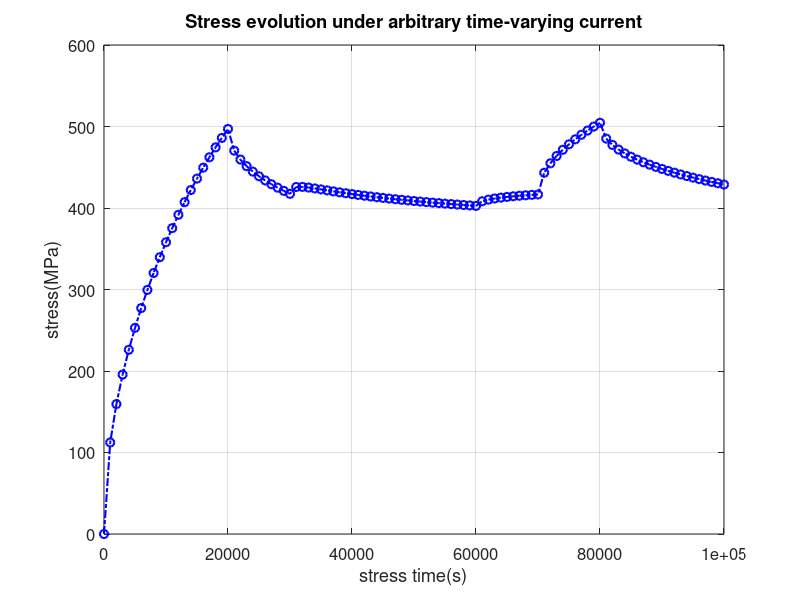

Source code (MATLAB):
%
% Author: VSCLAB,UCR
% Date: 03/07/2016   
% Purpose    : Stress evolution under arbitrary time-varying current
% density and temperature stressing (piecewise constant)
% Return     : stress (EM stress+residual stress)

clc
clear

%%%%%%%%%%%%%%%%%%%%%%%%%%%%%%%%%%%%%%%%%%%%%%%%%%%%%%%%%%%%%%%%%%%%%%%%%%%%%%%%%
% Model parameters:                                                             %
% B: Effective bulk elasticity modulus                                          %
% Omega: Atomic lattice volume                                                  %
% kB: Boltzmann constant                                                        %
% L: Wire length                                                                %
% rstress: Residual stress                                                      %
% q*Z: Effective charge of migrating atoms                                      %
% Ea: Activation energy                                                         %
% Da: Effective atomic diffusivity                                              %
% resistivity_Cu: Copper resistivity                                             %
%%%%%%%%%%%%%%%%%%%%%%%%%%%%%%%%%%%%%%%%%%%%%%%%%%%%%%%%%%%%%%%%%%%%%%%%%%%%%%%%%
B = 1e11; %(Pa)
Omega = 1.66e-29; %(m^3)
kB = 1.38e-23; %(m^2.kg.s^2.K^-1)
L = 1e-4; %(m) 
rstress=0; %(Pa) 
Z = 10; 
q = 1.6e-19; %(C)
Ea = 0.86*q; 
resistivity_Cu = 3e-8; %(Ohm.m)
D0 = 7.56e-5; % (m^2.s^-1) 
theta = 4*q*Z*resistivity_Cu/Omega/L;

%%%%%%%%%%%%%%%%%%%%%%%%%%%%%%%%%%%%%%%%%%%%%%%%%%%%%%%%%%%%%%%%%%%%%%%%%%%%%%%%%
% Simulation parameters:                                                        %
% curden: Current density                                                       %
% loc: Coordinate along the wire                                                %
% tmax: Maximum stress time                                                     %
% tstep: Time step                                                              %
% T: Temperature                                                                %
%%%%%%%%%%%%%%%%%%%%%%%%%%%%%%%%%%%%%%%%%%%%%%%%%%%%%%%%%%%%%%%%%%%%%%%%%%%%%%%%%
curden0 = 5e9; %(A.m^-2)
tmax = 1e5; %(s);
tstep = 1e3; %(s)
t = 0:tstep:tmax;
loc = 0; % cathode end
M = size(t,2);
curden = zeros(M,1); %current density
T = zeros(M,1); 

%%%%%%%%%%%%%%%%%%%%%%%%%%%%%%%%%%%%%%%%%%%%%%%%%%%%%%%%%%%%%%%%%%%%%%%%%%%%%%%%%
% Current density and temperature waveform example                              %
% Piese-wise constant                                                           %
%%%%%%%%%%%%%%%%%%%%%%%%%%%%%%%%%%%%%%%%%%%%%%%%%%%%%%%%%%%%%%%%%%%%%%%%%%%%%%%%%
for i = 1:M
    if t(i) == 0
       curden(i) = 0;   
       T(i) = 300;  
    elseif t(i) <= 0.2*tmax
       curden(i) = curden0;   
       T(i) = 370;
    elseif t(i) <= 0.3*tmax
       curden(i) = 0.2*curden0;
       T(i) = 340;
    elseif t(i) <= 0.6*tmax
       curden(i) = 0.5*curden0;
       T(i) = 350;
    elseif t(i) <= 0.7*tmax
       curden(i) = 0.6*curden0;
       T(i) = 355;
    elseif t(i) <= 0.8*tmax
       curden(i) = 0.875*curden0;
       T(i) = 365; 
    else
       curden(i) = 0.4*curden0;
       T(i) = 345;
    end
end
Da = D0*exp(-Ea/kB./T);
kappa = Da*B*Omega/kB./T;

%%%%%%%%%%%%%%%%%%%%%%%%%%%%%%%%%%%%%%%%%%%%%%%%%%%%%%%%%%%%%%%%%%%%%%%%%%%%%%%%%
% calculate stress (EM stress + residual_stress) at cathode end                 %
%%%%%%%%%%%%%%%%%%%%%%%%%%%%%%%%%%%%%%%%%%%%%%%%%%%%%%%%%%%%%%%%%%%%%%%%%%%%%%%%%
stress = zeros(M,1);
N = 100;
eta = (1:2:2*N-1)'*pi/L;
phi = zeros(N,1);
for i = 1:M
    tao = tstep;
    term1 = exp(-eta.^2*kappa(i)*tao);
    phi = cos(eta*loc).*eta.^-2.*(curden(i).*(1-term1))+term1.*phi;  
    stress(i) = theta*sum(phi)+rstress;
end

figure
plot(t,stress*1e-6,'-.ob','linewidth',1.5)
xlabel('stress time(s)','fontsize',16)
ylabel('stress(MPa)','fontsize',16)
set(gca,'fontsize',12)
title('Stress evolution under arbitrary time-varying current')
grid on
